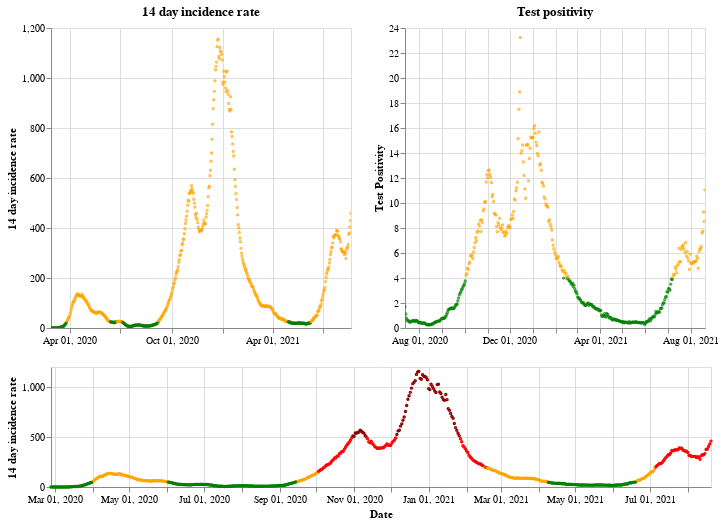

Notebook cell for this chart:
### Markdown cell above
## Wales

### Code cell
plot_traffic_light('Wales')

### Figure 1 — Vega-Lite specification as saved in the notebook (floating-point values rounded to 4 significant figures; data arrays with more than 128 entries replaced by an {"elided": "..."} marker saying what was removed)
{"config": {"view": {"continuousWidth": 400, "continuousHeight": 300}}, "vconcat": [{"hconcat": [{"mark": {"type": "point", "size": 2}, "encoding": {"color": {"condition": {"value": "green", "test": "(datum.twoWeeklyCasesRate <= 25)"}, "value": "orange"}, "tooltip": [{"type": "nominal", "field": "areaName"}, {"type": "temporal", "field": "date"}, {"type": "quantitative", "field": "twoWeeklyCasesRate"}, {"type": "quantitative", "field": "testPositivity"}], "x": {"type": "temporal", "axis": {"title": ""}, "field": "date", "scale": {"domain": {"selection": "DateBrush"}}, "timeUnit": "yearmonthdate"}, "y": {"type": "quantitative", "axis": {"title": "14 day incidence rate"}, "field": "twoWeeklyCasesRate"}}, "title": "14 day incidence rate", "width": 300}, {"mark": {"type": "point", "size": 2}, "encoding": {"color": {"condition": {"value": "green", "test": "(datum.testPositivity <= 4)"}, "value": "orange"}, "tooltip": [{"type": "nominal", "field": "areaName"}, {"type": "temporal", "field": "date"}, {"type": "quantitative", "field": "twoWeeklyCasesRate"}, {"type": "quantitative", "field": "testPositivity"}], "x": {"type": "temporal", "axis": {"title": ""}, "field": "date", "scale": {"domain": {"selection": "DateBrush"}}, "timeUnit": "yearmonthdate"}, "y": {"type": "quantitative", "axis": {"title": "Test Positivity"}, "field": "testPositivity"}}, "title": "Test positivity", "width": 300}]}, {"layer": [{"mark": {"type": "point", "size": 2}, "encoding": {"color": {"condition": {"value": "orange", "test": "(((datum.testPositivity < 4) && (datum.twoWeeklyCasesRate >= 50)) && (datum.twoWeeklyCasesRate < 200))"}, "value": "red"}, "opacity": {"condition": {"value": 1, "test": "((datum.twoWeeklyCasesRate >= 50) && (datum.twoWeeklyCasesRate < 500))"}, "value": 0}, "tooltip": [{"type": "nominal", "field": "areaName"}, {"type": "temporal", "field": "date"}, {"type": "quantitative", "field": "twoWeeklyCasesRate"}, {"type": "quantitative", "field": "testPositivity"}], "x": {"type": "temporal", "axis": {"title": "Date"}, "field": "date", "timeUnit": "yearmonthdate"}, "y": {"type": "quantitative", "axis": {"title": "14 day incidence rate"}, "field": "twoWeeklyCasesRate"}}, "selection": {"DateBrush": {"type": "interval", "encodings": ["x"], "fields": ["Time"]}}}, {"mark": {"type": "point", "size": 2}, "encoding": {"color": {"value": "darkred"}, "opacity": {"condition": {"value": 1, "test": "(datum.twoWeeklyCasesRate >= 500)"}, "value": 0}, "tooltip": [{"type": "nominal", "field": "areaName"}, {"type": "temporal", "field": "date"}, {"type": "quantitative", "field": "twoWeeklyCasesRate"}, {"type": "quantitative", "field": "testPositivity"}], "x": {"type": "temporal", "axis": {"title": "Date"}, "field": "date", "timeUnit": "yearmonthdate"}, "y": {"type": "quantitative", "axis": {"title": "14 day incidence rate"}, "field": "twoWeeklyCasesRate"}}}, {"mark": {"type": "point", "size": 2}, "encoding": {"color": {"condition": {"value": "green", "test": "((datum.testPositivity < 4) && (datum.twoWeeklyCasesRate < 50))"}, "value": "orange"}, "opacity": {"condition": {"value": 1, "test": "(datum.twoWeeklyCasesRate < 50)"}, "value": 0}, "tooltip": [{"type": "nominal", "field": "areaName"}, {"type": "temporal", "field": "date"}, {"type": "quantitative", "field": "twoWeeklyCasesRate"}, {"type": "quantitative", "field": "testPositivity"}], "x": {"type": "temporal", "axis": {"title": "Date"}, "field": "date", "timeUnit": "yearmonthdate"}, "y": {"type": "quantitative", "axis": {"title": "14 day incidence rate"}, "field": "twoWeeklyCasesRate"}}}], "height": 120, "width": 660}], "data": {"name": "data-053e6e84251558b1d6197914c42f6c7a"}, "$schema": "https://vega.github.io/schema/vega-lite/v4.8.1.json", "datasets": {"data-053e6e84251558b1d6197914c42f6c7a": {"elided": "541 records"}}}
